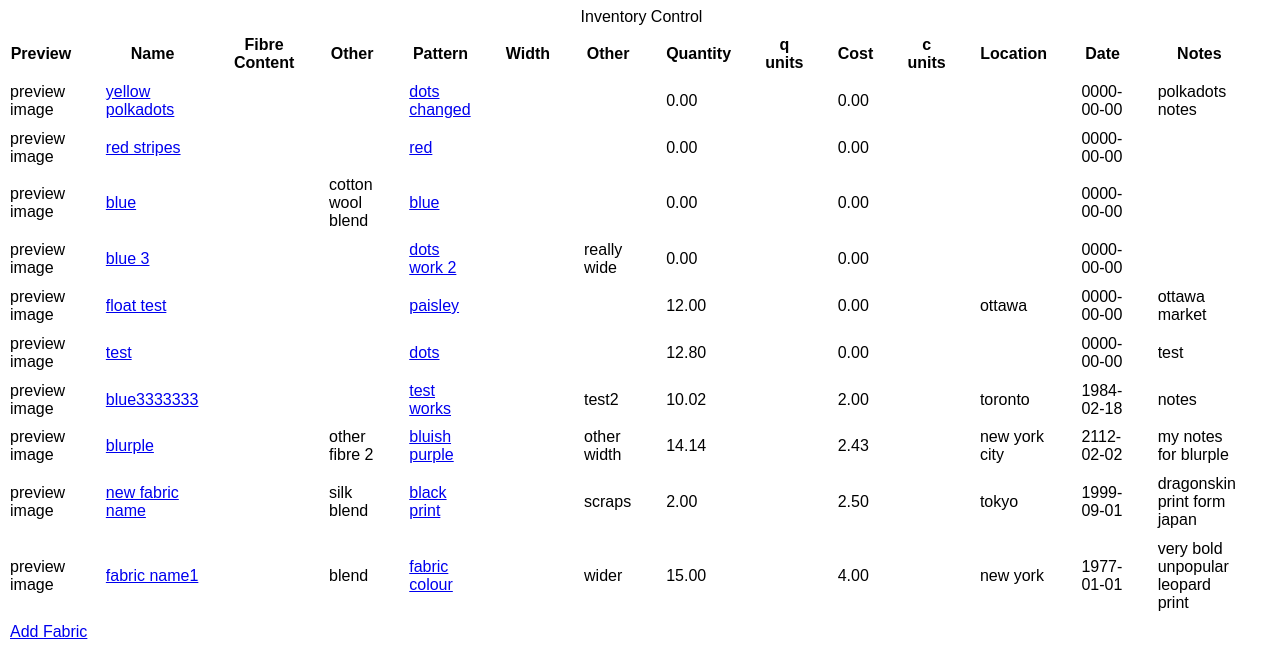
Before: / with the older database file.
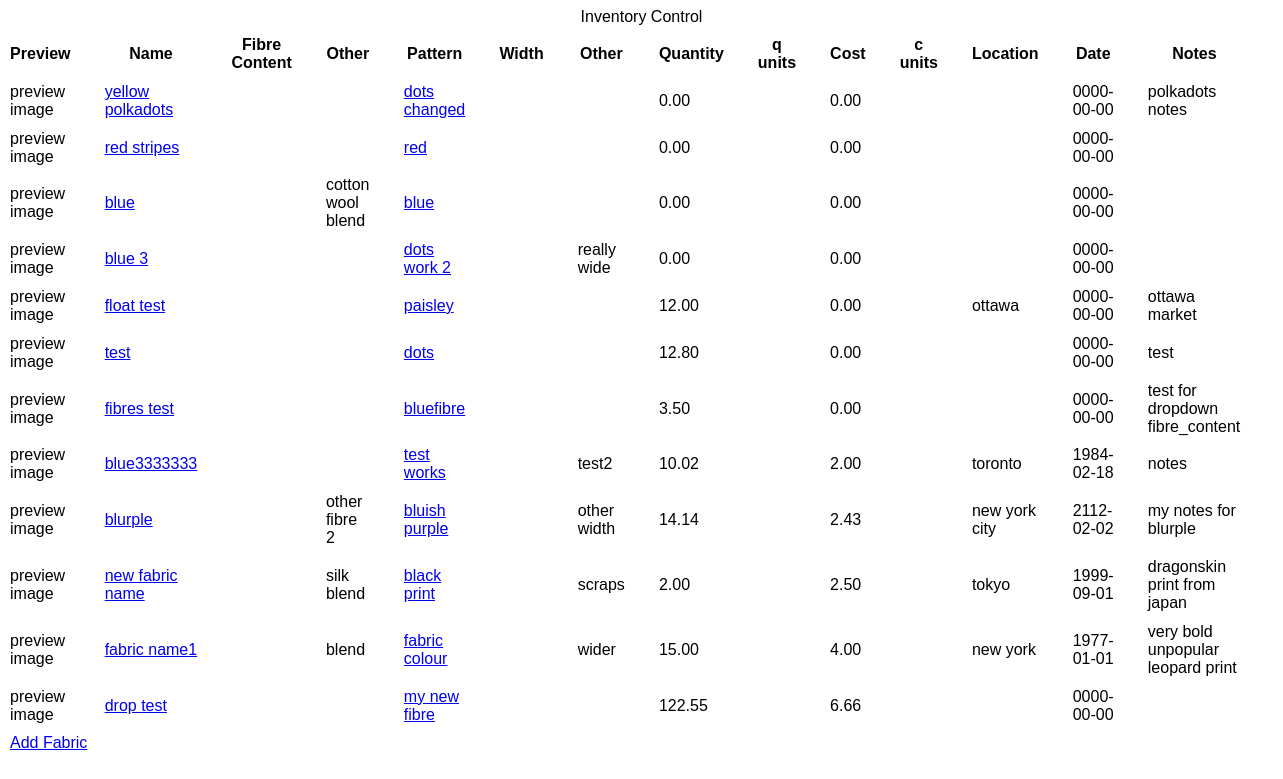
After: the same page with the newer database file.
### tables this page shows
CREATE TABLE IF NOT EXISTS `incontrol` (
  `id` int(11) NOT NULL AUTO_INCREMENT,
  `fabric_name` varchar(255) NOT NULL,
  `fibre_content` int(1) NOT NULL,
  `fibre_other` varchar(55) NOT NULL,
  `pattern` varchar(55) NOT NULL,
  `width` varchar(12) NOT NULL,
  `width_other` varchar(25) NOT NULL,
  `quantity` decimal(5,2) NOT NULL,
  `q_units` varchar(12) NOT NULL,
  `cost` decimal(5,2) NOT NULL,
  `c_units` varchar(12) NOT NULL,
  `location` varchar(255) NOT NULL,
  `date_purchased` date NOT NULL,
  `notes` text NOT NULL,
  PRIMARY KEY (`id`)
);

### index.php (the view, shortened to what this page needs)
<?php
require_once 'includes/db.php';
$sql = $db->query('
	SELECT id, fabric_name, fibre_other, pattern, width_other, quantity, cost, location, date_purchased, notes
	FROM incontrol
	ORDER BY cost ASC
');
$results = $sql->fetchAll();
?>
<!DOCTYPE HTML>
<html>
<head>
	<link href="css/general.css" rel="stylesheet">
</head>
<body>
	<table>
		<caption>Inventory Control</caption>
			<colgroup>
				<col>
				<col>
				<col>
				<col>
				<col>
				<col>
				<col>
				<col>
				<col>
				<col>
				<col>
				<col>
				<col>
				<col>
			</colgroup>
		<thead>
			<tr>
				<th scope="col">Preview</th>
				<th scope="col">Name</th>
				<th scope="col">Fibre Content</th>
				<th scope="col">Other</th>
				<th scope="col">Pattern</th>
				<th scope="col">Width</th>
				<th scope="col">Other</th>
				<th scope="col">Quantity</th>
				<th scope="col">q units</th>
				<th scope="col">Cost</th>
				<th scope="col">c units</th>
				<th scope="col">Location</th>
				<th scope="col">Date</th>
				<th scope="col">Notes</th>
			</tr>
		</thead>
		<?php foreach ($results as $fabric) :?>
			<tr>
				<td scope="col">preview image</td>
				<td scope="col"><a href="edit.php?id=<?php echo $fabric['id']; ?>"><?php echo $fabric['fabric_name']; ?></a></td>
				<td scope="col"></td>
				<td scope="col"><?php echo $fabric['fibre_other']; ?></td>
				<td scope="col"><a href="edit.php?id=<?php echo $fabric['id']; ?>"><?php echo $fabric['pattern']; ?></a></td>
				<td scope="col"></td>
				<td scope="col"><?php echo $fabric['width_other']; ?></td>
				<td scope="col"><?php echo $fabric['quantity']; ?></td>
				<td scope="col"></td>
				<td scope="col"><?php echo $fabric['cost']; ?></td>
				<td scope="col"></td>
				<td scope="col"><?php echo $fabric['location']; ?></td>
				<td scope="col"><?php echo $fabric['date_purchased']; ?></td>
				<td scope="col"><?php echo $fabric['notes']; ?></td>
			</tr>
		<?php endforeach; ?>
		<tfoot>
			<tr>
				<td scope="col" colspan="3"><div class="buttons">
<a href="add-one.php">Add Fabric</a>
</div></td>
			</tr>
		</tfoot>
	</table>
</body>
</html>

### css/general.css (style rules this page uses)
html { font: 100% normal Verdana, Geneva, sans-serif; }
th, td { padding: 0.5em 2em .05em 0; }

Changed rows visible on the page:
added incontrol: fabric_name "fibres test", pattern "bluefibre", quantity "3.50", cost "0.00", date_purchased "0000-00-00", notes "test for dropdown fibre_content"
changed incontrol "new fabric name": notes "dragonskin print form japan" → "dragonskin print from japan"
added incontrol: fabric_name "drop test", pattern "my new fibre", quantity "122.55", cost "6.66", date_purchased "0000-00-00"
